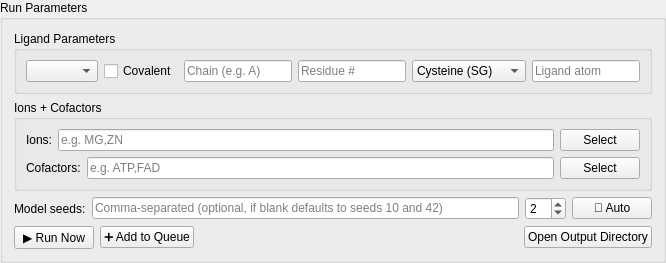
         <widget class="QGroupBox" name="runParametersGroup">
          <property name="title">
           <string>Run Parameters</string>
          </property>
          <layout class="QVBoxLayout" name="runParametersLayout">
           <item>
            <widget class="QGroupBox" name="bindingParamsGroup">
             <property name="title">
              <string>Ligand Parameters</string>
             </property>
             <layout class="QHBoxLayout" name="bindingParamsLayout">
              <item>
               <widget class="QComboBox" name="runLigandDropdown">
                <property name="placeholderText">
                 <string>None</string>
                </property>
               </widget>
              </item>
              <item>
               <widget class="QCheckBox" name="covalentCheckbox">
                <property name="text">
                 <string>Covalent</string>
                </property>
               </widget>
              </item>
              <item>
               <widget class="QLineEdit" name="covalentChain">
                <property name="placeholderText">
                 <string>Chain (e.g. A)</string>
                </property>
               </widget>
              </item>
              <item>
               <widget class="QLineEdit" name="covalentResidue">
                <property name="placeholderText">
                 <string>Residue #</string>
                </property>
               </widget>
              </item>
              <item>
               <widget class="QComboBox" name="proteinAtomComboBox">
                <item>
                 <property name="text">
                  <string>Cysteine (SG)</string>
                 </property>
                </item>
                <item>
                 <property name="text">
                  <string>Lysine (NZ)</string>
                 </property>
                </item>
                <item>
                 <property name="text">
                  <string>Tyrosine (OH)</string>
                 </property>
                </item>
                <item>
                 <property name="text">
                  <string>Histidine (ND1)</string>
                 </property>
                </item>
                <item>
                 <property name="text">
                  <string>Custom…</string>
                 </property>
                </item>
               </widget>
              </item>
              <item>
               <widget class="QLineEdit" name="covalentLigandAtom">
                <property name="placeholderText">
                 <string>Ligand atom</string>
                </property>
               </widget>
              </item>
             </layout>
            </widget>
           </item>
           <item>
            <widget class="QGroupBox" name="ionsCofactorsGroup">
             <property name="title">
              <string>Ions + Cofactors</string>
             </property>
             <layout class="QVBoxLayout" name="ionsCofactorsLayout">
              <item>
               <layout class="QHBoxLayout" name="ionsRow">
                <item>
                 <widget class="QLabel" name="ionsLabel">
                  <property name="text">
                   <string>Ions:</string>
                  </property>
                 </widget>
                </item>
                <item>
                 <widget class="QLineEdit" name="ionsInput">
                  <property name="placeholderText">
                   <string>e.g. MG,ZN</string>
                  </property>
                 </widget>
                </item>
                <item>
                 <widget class="QPushButton" name="editIonsButton">
                  <property name="text">
                   <string>Select</string>
                  </property>
                 </widget>
                </item>
               </layout>
              </item>
              <item>
               <layout class="QHBoxLayout" name="cofactorsRow">
                <item>
                 <widget class="QLabel" name="cofactorsLabel">
                  <property name="text">
                   <string>Cofactors:</string>
                  </property>
                 </widget>
                </item>
                <item>
                 <widget class="QLineEdit" name="cofactorsInput">
                  <property name="placeholderText">
                   <string>e.g. ATP,FAD</string>
                  </property>
                 </widget>
                </item>
                <item>
                 <widget class="QPushButton" name="editCofactorsButton">
                  <property name="text">
                   <string>Select</string>
                  </property>
                 </widget>
                </item>
               </layout>
              </item>
             </layout>
            </widget>
           </item>
           <item>
            <layout class="QHBoxLayout" name="seedsRow">
             <item>
              <widget class="QLabel" name="seedsLabel">
               <property name="text">
                <string>Model seeds:</string>
               </property>
              </widget>
             </item>
             <item>
              <widget class="QLineEdit" name="modelSeedInput">
               <property name="placeholderText">
                <string>Comma-separated (optional, if blank defaults to seeds 10 and 42)</string>
               </property>
              </widget>
             </item>
             <item>
              <widget class="QSpinBox" name="autoSeedSpin">
               <property name="minimum">
                <number>1</number>
               </property>
               <property name="maximum">
                <number>50</number>
               </property>
               <property name="value">
                <number>2</number>
               </property>
              </widget>
             </item>
             <item>
              <widget class="QPushButton" name="autoSeedButton">
               <property name="text">
                <string>🎲 Auto</string>
               </property>
              </widget>
             </item>
            </layout>
           </item>
           <item>
            <layout class="QHBoxLayout" name="runButtonsRow">
             <item>
              <widget class="QPushButton" name="runButton">
               <property name="text">
                <string>▶ Run Now</string>
               </property>
              </widget>
             </item>
             <item>
              <widget class="QPushButton" name="addToQueueButton">
               <property name="text">
                <string>➕ Add to Queue</string>
               </property>
              </widget>
             </item>
             <item>
              <spacer name="runButtonsSpacer">
               <property name="orientation">
                <enum>Qt::Horizontal</enum>
               </property>
               <property name="sizeHint" stdset="0">
                <size>
                 <width>40</width>
                 <height>20</height>
                </size>
               </property>
              </spacer>
             </item>
             <item>
              <widget class="QPushButton" name="openOutputButton">
               <property name="text">
                <string>Open Output Directory</string>
               </property>
              </widget>
             </item>
            </layout>
           </item>
          </layout>
         </widget>
